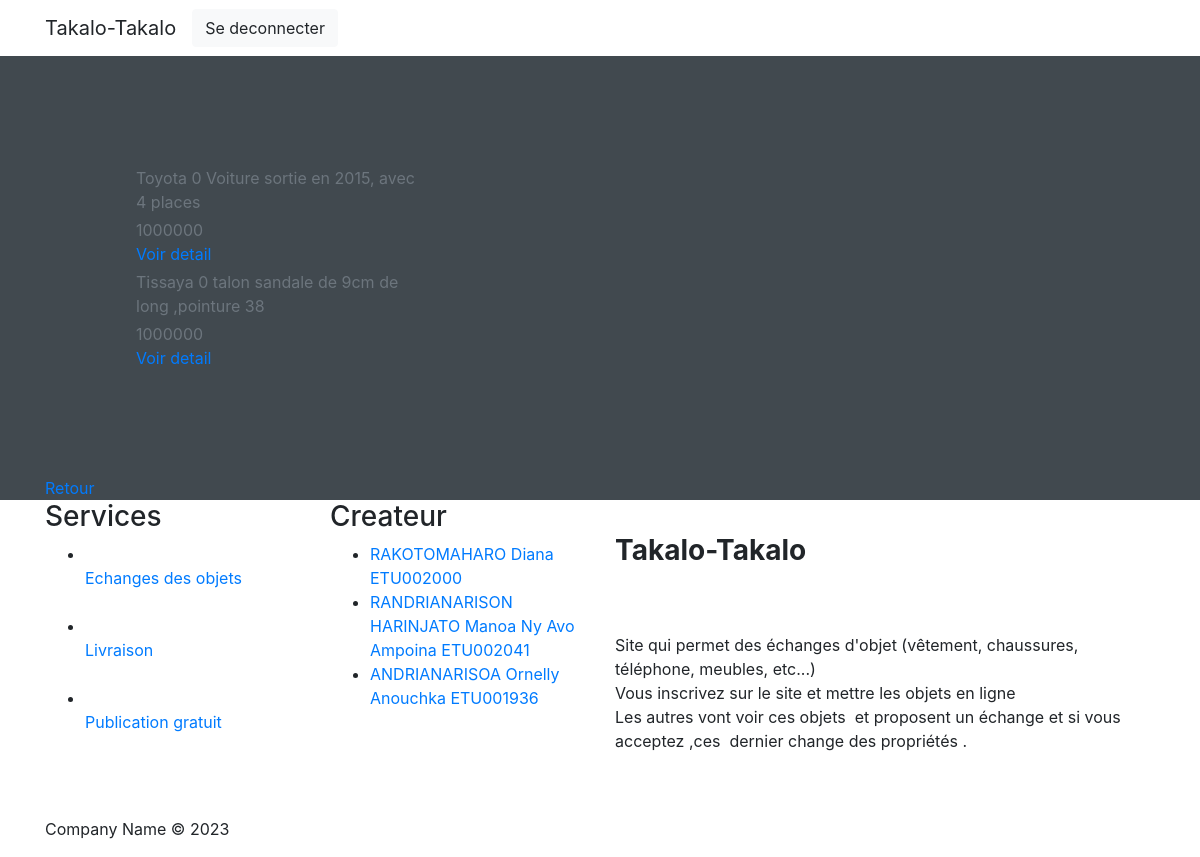
Page /index.php/objet/liste (signed in) on the committed database.
### tables this page shows
create table if not exists Objet (
    idObjet int PRIMARY key AUTO_INCREMENT,
    NomObjet varchar(20),
    categorie int,
    proprietaire int,
    description text,
    prix decimal,
    foreign key (categorie) references Categorie (idcategorie),
    foreign key (proprietaire) references Connection (idUtilisateur)
);

### application/controllers/objet.php (called while the page is built, shortened)
<?php
class objet extends CI_Controller {
    public function liste(){
        $this->load->model('categorie_model');
        $this->load->model('objets');
        $user=$_SESSION['activeuser'];
        $objet['all']= $this->objets->getObjetUser($user);
        $this->load->view('pages/header');
        $this->load->view('pages/listesObjets', $objet);
        $this->load->view('pages/footer');
    }
}
?>

### index.php (called while the page is built, shortened)
<?php
require_once BASEPATH.'core/CodeIgniter.php';

### application/models/Objets.php (called while the page is built, shortened)
<?php
class Objets extends CI_Model {
    public function getObjetUser($user){
        $query=$this->db->query('SELECT * FROM objet WHERE proprietaire='.$user.'');
        $objects=array();
        foreach($query->result_array() as $row){
            array_push($objects, $row);
        }
        return $objects;
    }
}
?>

### application/views/pages/listesObjets.php (the view, shortened to what this page needs)
<!DOCTYPE html>
<html>
<head>
    <link rel="stylesheet" href="<?php echo base_url('assets/bootstrap/css/bootstrap.min.css'); ?>">
    <link rel="stylesheet" href="https://cdnjs.cloudflare.com/ajax/libs/baguettebox.js/1.10.0/baguetteBox.min.css">
    <link rel="stylesheet" href="<?php echo base_url('assets/css/smoothproducts.css'); ?>">
</head>
<body>
    <main class="page catalog-page">
        <section class="clean-block clean-catalog dark" style="background: rgb(65,73,79);">
            <div class="container">
                <div class="content">
                    <div class="row">
                        <div class="col-md-9" style="padding: 8px;margin: 98px;">
                            <div class="products">
                                <div class="row no-gutters">
                                    <div class="col-12 col-md-6 col-lg-4">
                                        <div class="clean-product-item">
                                            <?php for ($i=0; $i < count($all); $i++) {?>
                                                <span class="form-text text-muted">
                                                    <?php  echo $all[$i]['NomObjet'];?>
                                                    <?php echo $all[$i]['categorie'];?>
                                                    <?php echo $all[$i]['description'];?>
                                                </span>
                                                <div class="about">
                                                    <span class="form-text text-muted"><?php echo $all[$i]['prix'];?></span>
                                                </div>
                                                <a href="#">Voir detail</a>
                                            <?php }?>
                                        </div>
                                    </div>
                                </div>
                            </div>
                        </div>
                    </div>
                    <a href="<?php echo base_url('accueil/usermenu'); ?>">Retour</a>
                </div>
            </div>
        </section>
    </main>
</body>
</html>

### rows in the picture
objet: NomObjet "Toyota", categorie "0", description "Voiture sortie en 2015, avec 4 places", prix "1000000"
objet: NomObjet "Tissaya", categorie "0", description "talon sandale de 9cm de long ,pointure 38", prix "1000000"
